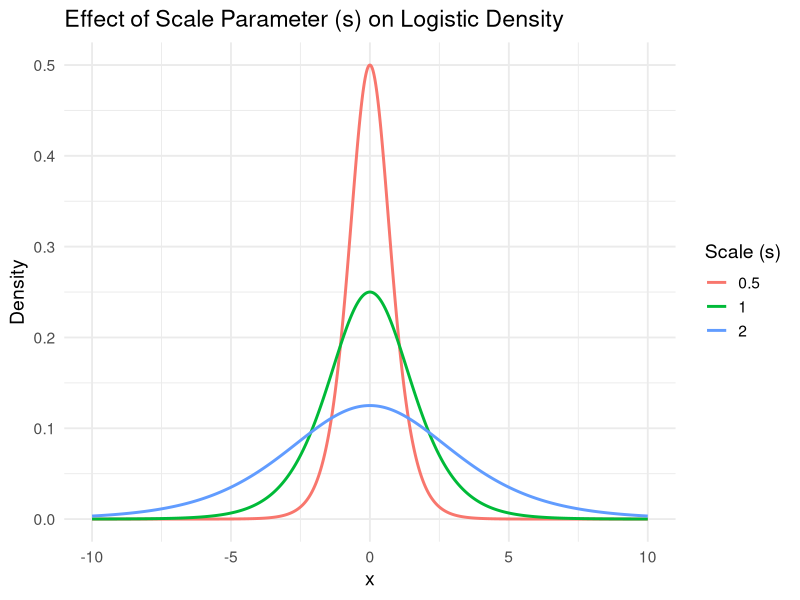
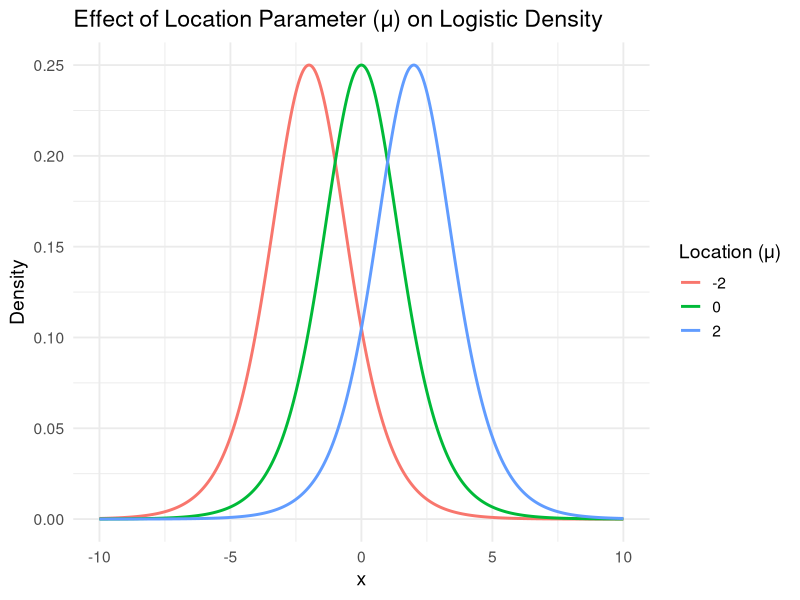
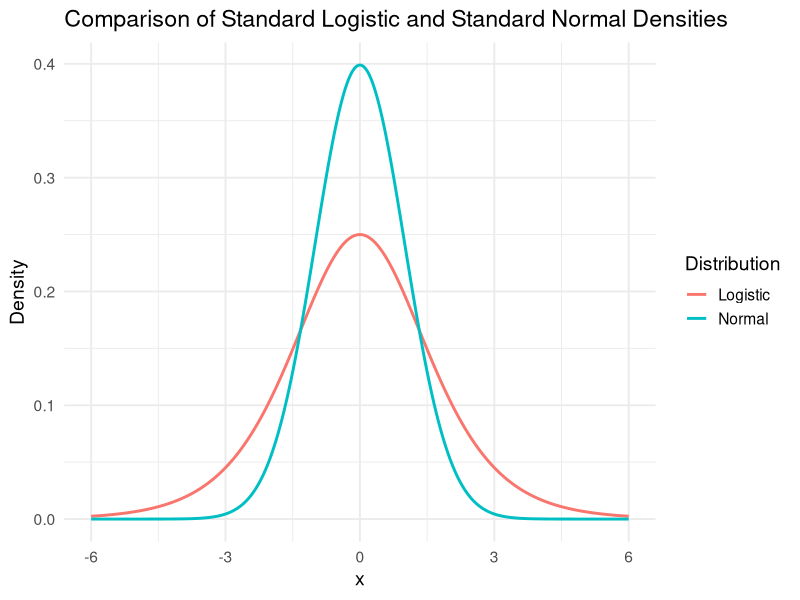

Source code (R) for these figures, in order:
## ---- chunk 1
# Load necessary library
library(ggplot2)

# Define the logistic density function
f_logistic <- function(x, mu, s) {
  exp(-(x - mu)/s) / (s * (1 + exp(-(x - mu)/s))^2)
}

# Create a sequence of x values for plotting
x <- seq(-10, 10, length.out = 1000)

# --- (a) Effect of scale parameter s ---
mu <- 0
s_values <- c(0.5, 1, 2)

# Compute densities for each s
dens_scale <- data.frame(
  x = rep(x, times = length(s_values)),
  f = unlist(lapply(s_values, function(s) f_logistic(x, mu, s))),
  s = factor(rep(s_values, each = length(x)))
)

# Plot: Effect of scale
ggplot(dens_scale, aes(x = x, y = f, color = s)) +
  geom_line(size = 1) +
  labs(
    title = "Effect of Scale Parameter (s) on Logistic Density",
    x = "x",
    y = "Density",
    color = "Scale (s)"
  ) +
  theme_minimal(base_size = 14)
## ---- chunk 2
s <- 1
mu_values <- c(-2, 0, 2)

# Compute densities for each mu
dens_location <- data.frame(
  x = rep(x, times = length(mu_values)),
  f = unlist(lapply(mu_values, function(mu) f_logistic(x, mu, s))),
  mu = factor(rep(mu_values, each = length(x)))
)

# Plot: Effect of location
ggplot(dens_location, aes(x = x, y = f, color = mu)) +
  geom_line(size = 1) +
  labs(
    title = "Effect of Location Parameter (μ) on Logistic Density",
    x = "x",
    y = "Density",
    color = "Location (μ)"
  ) +
  theme_minimal(base_size = 14)

## ---- chunk 3
# Load required library
library(ggplot2)

# Define the logistic PDF
f_logistic <- function(x, mu = 0, s = 1) {
  exp(-(x - mu)/s) / (s * (1 + exp(-(x - mu)/s))^2)
}

# Create a sequence of x values
x <- seq(-6, 6, length.out = 1000)

# Compute densities
densities <- data.frame(
  x = x,
  Logistic = f_logistic(x, mu = 0, s = 1),
  Normal = dnorm(x, mean = 0, sd = 1)
)

# Convert to long format for plotting
dens_long <- tidyr::pivot_longer(densities, cols = c("Logistic", "Normal"),
                                 names_to = "Distribution", values_to = "Density")

# Plot overlay
ggplot(dens_long, aes(x = x, y = Density, color = Distribution)) +
  geom_line(size = 1) +
  labs(
    title = "Comparison of Standard Logistic and Standard Normal Densities",
    x = "x",
    y = "Density",
    color = "Distribution"
  ) +
  theme_minimal(base_size = 14)
